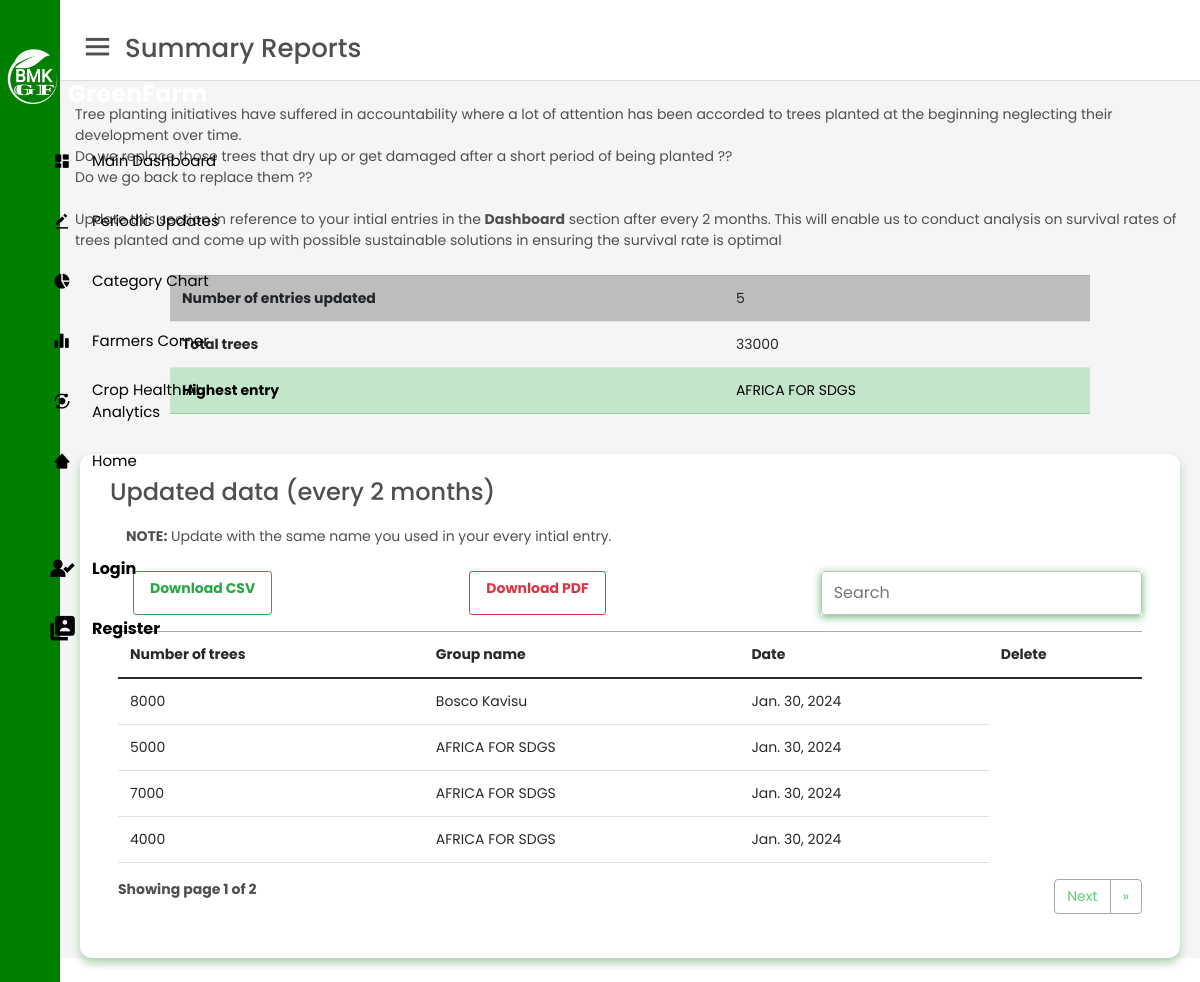
/forests/, run on the app's committed database.
### forests/models.py (models this page shows, shortened)
class Forest(models.Model):
    trees_planted = models.IntegerField()
    date = models.DateField(default=now)
    description = models.TextField()
    owner = models.ForeignKey(to=User, on_delete=models.CASCADE)
    reason = models.CharField( max_length=256)
    class Meta:
        ordering: list['-date']

### forests/views.py (the view)
# urls.py: path('' ,views.forest, name='forest'),
def forest(request):
    forest = Forest.objects.order_by('-date')
    total_trees = forest.aggregate(total_trees_planted=Sum('trees_planted'))['total_trees_planted']
    first_entry_trees = Reforest.objects.values('description').annotate(trees_planted=F('trees_planted')).order_by('description')
    second_entry_trees = forest.values('description').annotate(trees_planted=F('trees_planted')).order_by('description')
    highest_entry = forest.order_by('-trees_planted').first()
    highest_group = highest_entry.description if highest_entry else None
    diff_trees = []
    for first_entry in first_entry_trees:
        description = first_entry['description']
        first_entry_trees_planted = first_entry['trees_planted']
        second_entry = second_entry_trees.filter(description=description).first()
        if second_entry:
            second_entry_trees_planted = second_entry['trees_planted']
            diff_trees.append({
                'description': description,
                'trees_difference': second_entry_trees_planted - first_entry_trees_planted,
            })
    paginator=Paginator(forest, 4)
    page_number = request.GET.get('page')
    page_obj= Paginator.get_page(paginator,page_number)
    context = {
        'forest': forest,
        'page_obj': page_obj,
        'paginator': paginator,
        'total_trees': total_trees,
        'highest_group': highest_group,
         'diff_trees': diff_trees,
    }
    return render(request, 'forests/index.html', context)

### templates/forests/index.html (shortened to what this page needs)
{% extends 'base.html' %}
{% load static %}
{% block content %}
<div class="home-content mb-4">
 <div class="container">
    <div class="row mb-2">
        <div class="col-md-12">
            <p class="summary-intro">
                Tree planting initiatives have suffered in accountability where a lot of attention has been
                accorded to trees planted at the beginning neglecting their development over time. <br>
                Do we replace those trees that dry up or get damaged after a short period of being planted ?? <br>
                Do we go back to replace them ?? <br> <br>
                Update this section in reference to your intial entries in the <strong>Dashboard</strong> section after every 2 months. This will enable us
                to conduct analysis on survival rates of trees planted and come up with possible sustainable solutions in ensuring
                the survival rate is optimal
            </p>
         </div>
    </div>
 </div>
 <div class="container">
    <div class="row">
        <div class="col-1"></div>
        <div class="col-10">
            <table class="table table-hover">
                <tbody>
                  <tr class="table-active">
                    <th scope="row">Number of entries updated</th>
                    <td>{{ paginator.count }}</td>
                  </tr>
                  <tr>
                    <th scope="row">Total trees</th>
                    <td>{{ total_trees }}</td>
                  </tr>
                  <tr class="table-success">
                    <th scope="row">Highest entry</th>
                    <td class="fw-1000">{{ highest_group }}</td>
                  </tr>
                </tbody>
              </table>
        </div>
        <div class="col-1">
        </div>
    </div>
 </div>
 <div class="container">
    <div class="row mb-2">
    </div>
 </div>
<div class="sales-boxes">
    <div class="recent-sales box">
      <div class="title">Updated data (every 2 months)</div>
      <p class="m-3"> <strong>NOTE:</strong> Update with the same name you used in your every intial entry.</p>
 <div class="container p-2">
    {% if forest.count %}
    <div class="row">
        <div class="col-md-8 d-flex justify-content-between">
            <div id="export-csv" class="col-md-6">
                <a href="{% url 'export-csv' %}" class="btn btn-sm btn-outline-success">Download CSV</a>
            </div>
            <div id="export-csv" class="col-md-6">
                <a href="{% url 'export-pdf' %}" class="btn btn-sm btn-outline-danger">Download PDF</a>
            </div>
        </div>
        <div class="col-md-4">
            <div id="search-input" class="form-group mb-3 ">
                <input type="text" id="searchField2" class="form-control" placeholder="Search">
            </div>
        </div>
    </div>
    <div class="app-table">
        <table class="table table-stripped table-hover ">
            <thead>
                <tr>
                   <th>Number of trees</th>
                   <th>Group name</th>
                   <th>Date</th>
                   <th>Delete</th>
                </tr>
            </thead>
            <tbody>
                {% for forest in page_obj %}
                <tr>
                    <td>{{forest.trees_planted}}</td>
                    <td>{{forest.description}}</td>
                    <td>{{forest.date}}</td>
                </tr>
                {% endfor %}
            </tbody>
        </table>
    </div>
      <div class="row paginator-container">
        <div id="pagination" class="col-md-8 fw-bold">
            Showing page {{page_obj.number}} of {{page_obj.paginator.num_pages}}
        </div>
        <div class="col-md-4">
            <ul class="pagination align-right float-right mr-auto ">
                 {% if page_obj.has_next %}
                <li class="page-item"><a class="page-link" href="?page={{ page_obj.next_page_number }}">Next</a></li>
                <li class="page-item"><a class="page-link" href="?page={{ page_obj.paginator_num_pages }}">{{ page_obj.paginator_num_pages }} &raquo;</a></li>
                {% endif %}
            </ul>
        </div>
      </div>
       {% endif %}
      </div>
    </div>
  </div>
</div>
{% endblock %}

### templates/base.html (shortened to what this page needs)
{% load static %}
<!doctype html>
<html lang="en">
  <head>
    <link href='https://unpkg.com/boxicons@2.1.4/css/boxicons.min.css' rel='stylesheet'>
    <link href="https://cdn.jsdelivr.net/npm/bootstrap@5.0.2/dist/css/bootstrap.min.css" rel="stylesheet">
    <link href="{% static 'css/base-forest.css' %}" rel="stylesheet">
    <link id="theme-style" rel="stylesheet" href="{% static 'deeplearning/css/theme.css' %}">
    <link type="text/css" href="{% static 'css/dashboard.css' %}" rel="stylesheet">
  </head>
  <body>
    <div class="sidebar">
        <div id="greenwatch-logo" class="logo-details">
          <img src="{% static 'img\poster_2024-01-30-025944.png' %}" alt="" class="bi me-2" width="55" height="55" role="img" >
            <a href="{% url 'home' %}" style="text-decoration: none;">
              <span class="logo_name fw-bold">BMK GreenFarm</span>
            </a>
        </div>
          <ul class="nav-links">
            <li>
              <a href="{% url 'reforest' %}" >
                <i class='bx bxs-dashboard' ></i>
                <span class="links_name">Main Dashboard</span>
              </a>
            </li>
            <li>
              <a href="{% url 'forest' %}">
                <i class='bx bxs-edit-alt'></i>
                <span class="links_name">Periodic Updates</span>
              </a>
            </li>
            <li>
              <a href="{% url 'stats' %}">
                <i class='bx bxs-pie-chart-alt-2'></i>
                <span class="links_name">Category Chart</span>
              </a>
            </li>
            <li>
              <a href="{% url 'farmer' %}">
                <i class='bx bxs-bar-chart-alt-2'></i>
                <span class="links_name">Farmers Corner</span>
              </a>
            </li>
            <li>
              <a href="{% url 'site-home' %}">
                <i class='bx bxs-analyse' ></i>
                <span class="links_name">Crop Health AI<br> Analytics</span>
              </a>
            </li>
            <li>
              <a href="{% url 'home' %}">
                <i class='bx bxs-home-alt-2'></i>
                <span class="links_name">Home</span>
              </a>
            </li>
            {% if user.is_authenticated %}
            <li class="mt-5 d-flex">
              <i class='bx bx-log-out fw-bold fs-3'></i>
              <form action="{% url 'logout' %}" method="post">
                  {% csrf_token %}
                  <input id="signout" class="links_name fw-bold fs-6" type="submit" value="Sign Out">
              </form>
            </li>
            {% else %}
            <li class="mt-5 d-flex">
              <i class='bx bxs-user-check fw-bold fs-3 mt-3'></i>
              <a id="register-dashboard" href="{% url 'login' %}" class="text-black links_name fw-bold fs-6" style="color: black;">Login</a>
           </li>
           <li class=" d-flex">
            <i class='bx bxs-user-account fw-bold fs-3 mt-3'></i>
            <a id="register-dashboard" href="{% url 'register' %}" class=" links_name fw-bold fs-6" style="color: black;">Register</a>
           </li>
            {% endif %}
          </ul>
      </div>
      <section class="home-section">
        <nav>
          <div class="sidebar-button">
            <i class='mt-3 bx bx-menu sidebarBtn'></i>
            <span class="dashboard mt-3">Summary Reports</span>
          </div>
        </nav>
        {% block content %}
        {% endblock %}
      </section>
      <link rel="stylesheet" href="{% static 'deeplearning/plugins/jquery-3.3.1.min.js' %}">
      <link rel="stylesheet" href="{% static 'deeplearning/plugins/popper.min.js' %}">
      <link rel="stylesheet" href="{% static 'deeplearning/plugins/bootstrap/js/bootstrap.min.js' %}">
  </body>
</html>

### reforestation/static/css/base-forest.css (style rules this page uses)
* { margin: 0; padding: 0; box-sizing: border-box; font-family: 'Poppins', sans-serif; }
html { overflow-x: hidden; }
.sidebar { position: fixed; height: 100%; width: 240px; transition: all 0.3s ease; background: #008000; }
#greenwatch-logo { margin-top: -20%; }
#search-input { box-shadow: rgba(80, 165, 98, 0.842) 0px 2px 8px 0px; }
.sidebar .logo-details { height: 80px; display: flex; align-items: center; }
.sidebar .logo-details img { margin-left: 8%; }
.sidebar .logo-details .logo_name { color: #fff; font-size: 24px; font-weight: 500; text-decoration: none; }
.sidebar .nav-links { margin-top: 15px; }
.sidebar .nav-links li { position: relative; list-style: none; height: 60px; }
.sidebar .nav-links li a { height: 100%; width: 100%; display: flex; align-items: center; text-decoration: none; transition: all 0.4s ease; }
.sidebar .nav-links li i { min-width: 60px; text-align: center; font-size: 18px; color: black; }
.sidebar .nav-links li a .links_name { color: black; font-size: 15px; font-weight: 400; white-space: nowrap; }
.home-section { position: relative; background: #f5f5f5; min-height: 100vh; width: calc(100% - 240px); left: 240px; transition: all 0.5s ease; }
.home-section nav { display: flex; justify-content: space-between; height: 80px; background: #fff; display: flex; align-items: center; position: fixed; width: calc(100% - 240px); left: 240px; z-index: 100; padding: 0 20px; box-shadow: 0 1px 1px rgba(0, 0, 0, 0.1); transition: all 0.5s ease; }
.home-section nav .sidebar-button { display: flex; font-size: 26px; font-weight: 500; }
nav .sidebar-button i { font-size: 35px; margin-right: 10px; }
.home-section .home-content { position: relative; padding-top: 104px; }
.home-content .sales-boxes { display: flex; justify-content: space-between; }
.home-content .sales-boxes .recent-sales { width: 100%; background: #fff; padding: 20px 30px; margin: 0 20px; border-radius: 12px; box-shadow: 0 5px 10px rgb(173, 206, 173); }
.sales-boxes .box .title { font-size: 24px; font-weight: 500; }
@media (max-width: 1240px) { .sidebar { width: 60px; } }
@media (max-width: 1240px) { .home-section { width: calc(100% - 60px); left: 60px; } }
@media (max-width: 1240px) { .home-section nav { width: calc(100% - 60px); left: 60px; } }

### reforestation/static/css/dashboard.css (style rules this page uses)
body { font-size: .875rem; }
.sidebar { position: fixed; top: 0; bottom: 0; left: 0; z-index: 100; padding: 48px 0 0; box-shadow: inset -1px 0 0 rgba(0, 0, 0, .1); }

### data on the page
Forest: description "AFRICA FOR SDGS"
Forest: trees_planted "8000", description "Bosco Kavisu", date "Jan. 30, 2024"
Forest: trees_planted "5000", description "AFRICA FOR SDGS", date "Jan. 30, 2024"
Forest: trees_planted "7000", description "AFRICA FOR SDGS", date "Jan. 30, 2024"
Forest: trees_planted "4000", description "AFRICA FOR SDGS", date "Jan. 30, 2024"

### other printed values
{{ paginator.count }} "5"
{{ total_trees }} "33000"
{{ page_obj.number }} "1"
{{ page_obj.paginator.num_pages }} "2"
